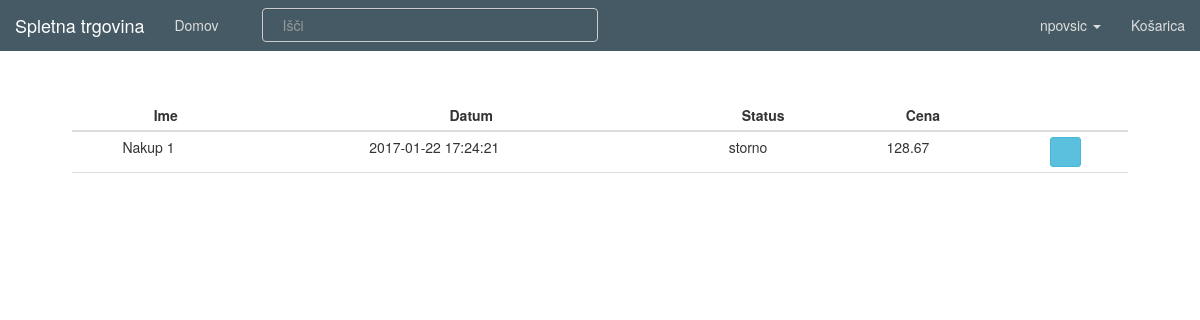
The app's page /user/npovsic/orders (signed in), older data.
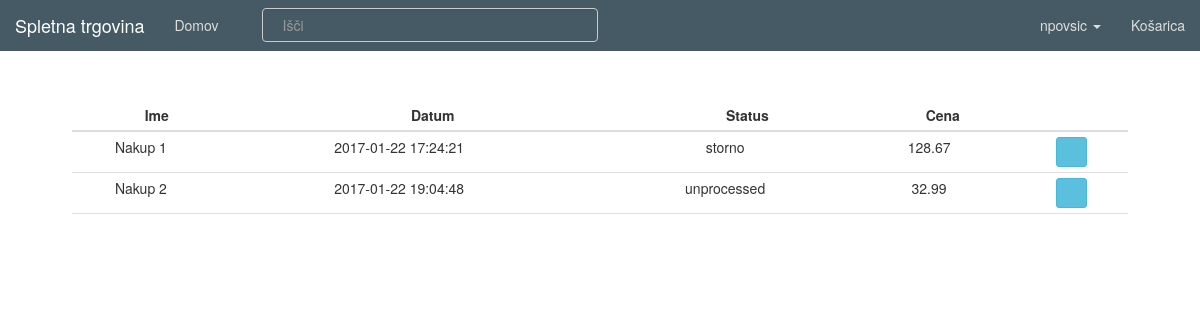
The same page, newer data.
### tables this page shows
CREATE TABLE `receipt` (
  `id_receipt` int(11) NOT NULL AUTO_INCREMENT,
  `id_user` int(11) DEFAULT NULL,
  `date` timestamp NULL DEFAULT CURRENT_TIMESTAMP,
  `status` varchar(45) NOT NULL,
  `total_cost` double DEFAULT NULL,
  PRIMARY KEY (`id_receipt`)
);

### View.php (called while the page is built, shortened)
<?php
class View {
    public static function render($file, $variables = array(), $extract) {
        include($file);
        return ob_get_clean();
    }
}

### sql/DBReceipt.php (called while the page is built, shortened)
<?php
class DBReceipt {
    public static function getUserReceipts($id) {
        $db = InitDB::getInstance();
        $stmt = $db->prepare("SELECT * FROM receipt WHERE id_user  = ?");
        $stmt->bindValue(1, $id);
        $stmt->execute();
        return $stmt->fetchAll();
    }
}

### view/all_user_receipts.php (the view, shortened to what the changed rows need)
<!DOCTYPE html>
<html>
<head>
    <?php
    include "view/partials/head.php";
    ?>
</head>
<body>
    <?php include "view/partials/navigation.php"; ?>
    <div class="container">
        <div class="wrapper">
            <div class="row active-with-click">
                <table id="cart" class="table table-condensed">
                    <thead>
                    <tr>
                        <th class="text-center text-middle">Ime</th>
                        <th class="text-center text-middle">Datum</th>
                        <th class="text-center text-middle">Status</th>
                        <th class="text-center text-middle">Cena</th>
                        <th></th>
                    </tr>
                    </thead>
                    <tbody>
                <?php
                    $st = 1;
                    foreach ($variables as $item) { ?>
                        <tr>
                            <td class="text-center text-middle" data-th="name">
                                <div class="row">
                                    <div class="col-sm-10">
                                        <p class="nomargin">Nakup <?php echo $st ?></p>
                                    </div>
                                </div>
                            </td>
                            <td class="text-center text-middle" data-th="username">
                                <div class="row">
                                    <div class="col-sm-10">
                                        <p class="nomargin"><?php echo $item['date'] ?></p>
                                    </div>
                                </div>
                            </td>
                            <td class="text-center text-middle" data-th="email">
                                <div class="row">
                                    <div class="col-sm-10">
                                        <p class="nomargin"><?php echo $item['status'] ?></p>
                                    </div>
                                </div>
                            </td>
                            <td class="text-center text-middle" data-th="address">
                                <div class="row">
                                    <div class="col-sm-10">
                                        <p class="nomargin"><?php echo $item['total_cost'] ?></p>
                                    </div>
                                </div>
                            </td>
                            <td class="actions text-center text-middle" data-th="edit">
                                <form action="<?php echo BASE_URL . "user/". $_SESSION["user"] ?>/orders/info/" method="get">
                                    <button class="btn btn-info btn-sm" type="submit">
                                        <i class="glyphicon glyphicon-question-sign"></i>
                                    </button>
                                </form>
                            </td>
                        </tr>
                        <?php
                        $st= $st+1;
                    }
                    ?>
                    </tbody>
                    <tfoot>
                    <td></td>
                    <td></td>
                    <td></td>
                    <td></td>
                    <td></td>
                    </tfoot>
                </table>
            </div>
        </div>
    </div>
</body>
</html>

### index.php (shortened to what the changed rows need)
<?php
$path = isset($_SERVER["PATH_INFO"]) ? trim($_SERVER["PATH_INFO"], "/") : "";
$urls = [
    "/^$/" => function () {
        Controller::index();
    },
    "/login$/" => function($method) {
        if ($method == "POST") {
            Controller::login();
        } else {
            Controller::login_page();
        }
    },
    "/logout$/" => function() {
        Controller::logout();
    },
    "/register$/" => function($method) {
        if ($method == "POST") {
            Controller::register();
        } else {
            Controller::login_page();
        }
    },
    "/^register\/activate.*/" => function($method, $id = null, $token = null) {
        $id = $_GET['user'];
        $token = $_GET['token'];
        Controller::activation($id, $token);
    },
    "/^article\/(\d+)$/" => function($method, $id = null) {
        Controller::details_page($id);
    },
    "/search.*/" => function($method) {
        Controller::search();
    },
    "/add-to-cart$/" => function () {
        Controller::addToCart();
    },
    "/remove-cart$/" => function () {
        Controller::removeFromCart();
    },
    "/update-cart$/" => function () {
        Controller::updateCart();
    },
    "/purge-cart$/" => function () {
        Controller::purgeCart();
    },
    "/cart-confirm$/" => function($method) {
        Controller::cartConfirm();
    },
    "/cart$/" => function($method) {
        Controller::cart();
    },
    "/checkout$/" => function($method) {
        Controller::checkout();
    },
    "/^article\/rate$/" => function($method, $id = null) {
        Controller::rate();
    },
    "/wip/" => function() {
        Controller::wip();
    },
    "/^user\/(\w+)\/edit$/" => function($method, $username) {
        if (isset($_SESSION['user']) && ($_SESSION['user'] == $username)) {
            if ($method == "POST") {
                Controller::edit_user($_SESSION['id']);
            } else {
                Controller::edit_user_page($_SESSION['id']);
            }
        }
        else {
            View::redirect(BASE_URL);
        }
    },
    "/^user\/(\w+)\/orders\/info$/" => function($method) {
        Controller::order_details($method);
    },
    "/^user\/(\w+)\/orders$/" => function($method, $username) {
        if (isset($_SESSION['user']) && ($_SESSION['user'] == $username)) {
            Controller::user_orders($_SESSION['id']);
        }
        else {
            View::redirect(BASE_URL);
        }
    },
    "/api\/articles$/" => function() {
        APIController::index();
    },
    "/api\/article\/(\d+)$/" => function($method, $id = null) {
        APIController::get_article($id);
    },
    "/^admin$/" => function($method) {
        if ($method == "POST") {
            AdminController::login();
        } else {
            AdminController::login_page();
        }
    },
    "/^admin\/edit$/" => function($method, $id = null) {
        if ($method == "POST") {
            AdminController::edit_admin($id);
        } else {
            AdminController::edit_admin_page($id);
        }
    },
    "/^admin\/edit\/(\d+)$/" => function($method, $id = null) {
        if ($method == "POST") {
            AdminController::edit_seller($id);
        } else {
            AdminController::edit_seller_page($id);
        }
    },
    "/^admin\/add$/" => function($method) {
        if ($method == "POST") {
            AdminController::add_seller();
        } else {
            AdminController::add_seller_page();
        }
    },
    "/^seller$/" => function() {
        SellerController::index();
    },
    "/^seller\/(\w+)\/edit$/" => function($method, $username) {
        if (isset($_SESSION['seller']) && ($_SESSION['seller'] == $username)) {
            if ($method == "POST") {
                SellerController::edit_seller($_SESSION['id']);
            } else {
                SellerController::edit_seller_page($_SESSION['id']);
            }
        }
        else {
            View::redirect(BASE_URL);
        }
    },
    "/^seller\/edit\/(\d+)$/" => function($method, $id = null) {
        if ($method == "POST") {
            SellerController::edit_article($id);
        } else {
            SellerController::edit_article_page($id);
        }
    },
    "/^seller\/delete\/(\d+)$/" => function($method, $id = null) {
        SellerController::delete_article($id);
    },
    "/^seller\/add$/" => function($method) {
        if ($method == "POST") {
            SellerController::add_article();
        } else {
            SellerController::add_article_page();
        }
    },
    "/^seller\/unprocessed-orders$/" => function($method) {
        SellerController::unprocessed_orders();
    },
    "/^seller\/unprocessed-orders\/confirm$/" => function($method) {
        SellerController::confirm_order($method);
    },
    "/^seller\/unprocessed-orders\/cancel$/" => function($method) {
        SellerController::cancel_order($method);
    },
    "/^seller\/all-orders\/storno$/" => function($method) {
        SellerController::storno_order($method);
    },
    "/^seller\/unprocessed-orders\/info$/" => function($method) {
        SellerController::unprocessed_order_details($method);
    },
    "/^seller\/all-orders\/info$/" => function($method) {
        SellerController::order_details($method);
    },
    "/^seller\/all-orders$/" => function($method) {
        SellerController::all_orders();
    },
    "/^seller\/all-users$/" => function($method) {
        SellerController::all_users();
    },
    "/^seller\/all-users\/edit\/(\d+)$/" => function($method, $id = null) {
        if ($method == "POST") {
            SellerController::edit_user($id);
        } else {
            SellerController::edit_user_page($id);
        }
    },
    "/^seller\/all-users\/add$/" => function($method, $id = null) {
        if ($method == "POST") {
            SellerController::add_user();
        } else {
            SellerController::add_user_page();
        }
    },
];
foreach ($urls as $pattern => $controller) {
    if (preg_match($pattern, $path, $params)) {
        try {
            $params[0] = $_SERVER["REQUEST_METHOD"];
            $controller(...$params);
        } catch (InvalidArgumentException $e) {
            View::error404();
        } catch (Exception $e) {
            View::displayError($e, true);
        }
        exit();
    }
}

### view/partials/navigation.php (shortened to what the changed rows need)
<nav class="navbar navbar-inverse navbar-fixed-top">
                <div class="container_nav">
                    <div class="navbar-header">
                        <a class="navbar-brand" href="<?php echo BASE_URL ?>">Spletna trgovina</a>
                    </div>
                    <div id="navbar" class="collapse navbar-collapse">
                        <ul class="nav navbar-nav">
                            <li><a href="<?php echo BASE_URL ?>">Domov</a></li>
                        </ul>
                        <ul class="nav navbar-nav">
                            <li class="search-list-item">
                                <form action="<?php echo BASE_URL ?>search" class="search-form" method="get">
                                    <div class="form-group has-feedback">
                                        <input type="text" class="form-control" name="query" id="search" placeholder="Išči" <?php if(isset($query)) echo 'value="'.$query.'"' ?> >
                                    </div>
                                </form>
                            </li>
                        </ul>
                        <ul class="nav navbar-nav pull-right">
                            <?php
                            if (isset($_SESSION['logged_in']) && $_SESSION['logged_in'] == true) {
                            ?>
                            <li class="dropdown">
                                <a class="dropdown-toggle" data-toggle="dropdown" href="#"><?php echo $_SESSION["user"] ?>
                                    <span class="caret"></span></a>
                            </li>
                            <?php
                            } else {
                            ?>
                            <li><a href="<?php echo BASE_URL ?>login">Prijavi se</a></li>
                            <?php
                            }
                            ?>
                            <?php
                            if (isset($_SESSION['logged_in']) && $_SESSION['logged_in'] == true) {
                            ?>
                            <li class="cart_button">
                                <a href="<?php echo BASE_URL ?>cart">Košarica
                                </a>
                            </li>
                            <?php
                            }
                            ?>
                        </ul>
                    </div>
                </div>
            </nav>

Row changes from the older to the newer data that the page shows:
added receipt: date "2017-01-22 19:04:48", status "unprocessed", total_cost "32.99"
